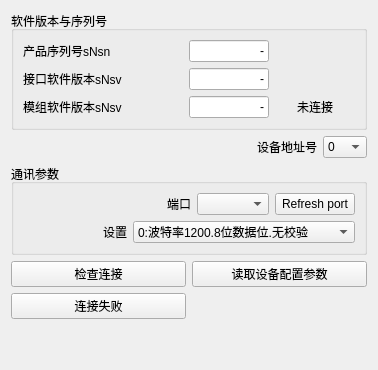
          <widget class="QWidget" name="tab_connect">
           <property name="enabled">
            <bool>true</bool>
           </property>
           <attribute name="title">
            <string>连接</string>
           </attribute>
           <layout class="QVBoxLayout" name="verticalLayout_95">
            <item>
             <layout class="QVBoxLayout" name="verticalLayout_4" stretch="2,1,2,2">
              <item>
               <widget class="QGroupBox" name="groupBox_Info">
                <property name="title">
                 <string>软件版本与序列号</string>
                </property>
                <layout class="QVBoxLayout" name="verticalLayout_3">
                 <item>
                  <layout class="QGridLayout" name="gridLayout" columnstretch="2,1,1">
                   <item row="0" column="0">
                    <widget class="QLabel" name="label_productNum">
                     <property name="text">
                      <string>产品序列号sNsn</string>
                     </property>
                    </widget>
                   </item>
                   <item row="0" column="1">
                    <widget class="QLineEdit" name="lineEdit_product">
                     <property name="text">
                      <string>-</string>
                     </property>
                     <property name="alignment">
                      <set>Qt::AlignRight|Qt::AlignTrailing|Qt::AlignVCenter</set>
                     </property>
                    </widget>
                   </item>
                   <item row="1" column="0">
                    <widget class="QLabel" name="label_interfaceVersion">
                     <property name="text">
                      <string>接口软件版本sNsv</string>
                     </property>
                    </widget>
                   </item>
                   <item row="1" column="1">
                    <widget class="QLineEdit" name="lineEdit_interfaceVersion">
                     <property name="text">
                      <string>-</string>
                     </property>
                     <property name="alignment">
                      <set>Qt::AlignRight|Qt::AlignTrailing|Qt::AlignVCenter</set>
                     </property>
                    </widget>
                   </item>
                   <item row="2" column="0">
                    <widget class="QLabel" name="label_modVersion">
                     <property name="text">
                      <string>模组软件版本sNsv</string>
                     </property>
                    </widget>
                   </item>
                   <item row="2" column="1">
                    <widget class="QLineEdit" name="lineEdit_modVersion">
                     <property name="text">
                      <string>-</string>
                     </property>
                     <property name="alignment">
                      <set>Qt::AlignRight|Qt::AlignTrailing|Qt::AlignVCenter</set>
                     </property>
                    </widget>
                   </item>
                   <item row="2" column="2">
                    <widget class="QLabel" name="label_deviceName">
                     <property name="text">
                      <string>未连接</string>
                     </property>
                     <property name="alignment">
                      <set>Qt::AlignCenter</set>
                     </property>
                    </widget>
                   </item>
                  </layout>
                 </item>
                </layout>
               </widget>
              </item>
              <item>
               <layout class="QHBoxLayout" name="horizontalLayout_4">
                <item>
                 <spacer name="horizontalSpacer_12">
                  <property name="orientation">
                   <enum>Qt::Horizontal</enum>
                  </property>
                  <property name="sizeType">
                   <enum>QSizePolicy::Expanding</enum>
                  </property>
                  <property name="sizeHint" stdset="0">
                   <size>
                    <width>40</width>
                    <height>20</height>
                   </size>
                  </property>
                 </spacer>
                </item>
                <item>
                 <widget class="QLabel" name="label_deviceID">
                  <property name="sizePolicy">
                   <sizepolicy hsizetype="Preferred" vsizetype="Fixed">
                    <horstretch>0</horstretch>
                    <verstretch>0</verstretch>
                   </sizepolicy>
                  </property>
                  <property name="text">
                   <string>设备地址号</string>
                  </property>
                  <property name="alignment">
                   <set>Qt::AlignRight|Qt::AlignTrailing|Qt::AlignVCenter</set>
                  </property>
                 </widget>
                </item>
                <item>
                 <widget class="QComboBox" name="comboBox_deviceID">
                  <property name="sizePolicy">
                   <sizepolicy hsizetype="Preferred" vsizetype="Fixed">
                    <horstretch>0</horstretch>
                    <verstretch>0</verstretch>
                   </sizepolicy>
                  </property>
                  <item>
                   <property name="text">
                    <string>0</string>
                   </property>
                  </item>
                  <item>
                   <property name="text">
                    <string>1</string>
                   </property>
                  </item>
                  <item>
                   <property name="text">
                    <string>2</string>
                   </property>
                  </item>
                  <item>
                   <property name="text">
                    <string>3</string>
                   </property>
                  </item>
                  <item>
                   <property name="text">
                    <string>4</string>
                   </property>
                  </item>
                  <item>
                   <property name="text">
                    <string>5</string>
                   </property>
                  </item>
                  <item>
                   <property name="text">
                    <string>6</string>
                   </property>
                  </item>
                  <item>
                   <property name="text">
                    <string>7</string>
                   </property>
                  </item>
                  <item>
                   <property name="text">
                    <string>8</string>
                   </property>
                  </item>
                  <item>
                   <property name="text">
                    <string>9</string>
                   </property>
                  </item>
                  <item>
                   <property name="text">
                    <string>10</string>
                   </property>
                  </item>
                  <item>
                   <property name="text">
                    <string>11</string>
                   </property>
                  </item>
                  <item>
                   <property name="text">
                    <string>12</string>
                   </property>
                  </item>
                  <item>
                   <property name="text">
                    <string>13</string>
                   </property>
                  </item>
                  <item>
                   <property name="text">
                    <string>14</string>
                   </property>
                  </item>
                  <item>
                   <property name="text">
                    <string>15</string>
                   </property>
                  </item>
                  <item>
                   <property name="text">
                    <string>16</string>
                   </property>
                  </item>
                  <item>
                   <property name="text">
                    <string>17</string>
                   </property>
                  </item>
                  <item>
                   <property name="text">
                    <string>18</string>
                   </property>
                  </item>
                  <item>
                   <property name="text">
                    <string>19</string>
                   </property>
                  </item>
                  <item>
                   <property name="text">
                    <string>20</string>
                   </property>
                  </item>
                 </widget>
                </item>
               </layout>
              </item>
              <item>
               <widget class="QGroupBox" name="groupBox_com">
                <property name="title">
                 <string>通讯参数</string>
                </property>
                <layout class="QVBoxLayout" name="verticalLayout_2">
                 <item>
                  <layout class="QHBoxLayout" name="horizontalLayout_2">
                   <item>
                    <spacer name="horizontalSpacer_29">
                     <property name="orientation">
                      <enum>Qt::Horizontal</enum>
                     </property>
                     <property name="sizeHint" stdset="0">
                      <size>
                       <width>40</width>
                       <height>20</height>
                      </size>
                     </property>
                    </spacer>
                   </item>
                   <item>
                    <widget class="QLabel" name="label_3">
                     <property name="text">
                      <string>端口</string>
                     </property>
                     <property name="alignment">
                      <set>Qt::AlignRight|Qt::AlignTrailing|Qt::AlignVCenter</set>
                     </property>
                    </widget>
                   </item>
                   <item>
                    <widget class="QComboBox" name="comboBox_port"/>
                   </item>
                   <item>
                    <widget class="QPushButton" name="pushButton_refreshPort">
                     <property name="text">
                      <string>Refresh port</string>
                     </property>
                    </widget>
                   </item>
                  </layout>
                 </item>
                 <item>
                  <layout class="QHBoxLayout" name="horizontalLayout_3" stretch="0,1,2">
                   <item>
                    <spacer name="horizontalSpacer_30">
                     <property name="orientation">
                      <enum>Qt::Horizontal</enum>
                     </property>
                     <property name="sizeHint" stdset="0">
                      <size>
                       <width>80</width>
                       <height>20</height>
                      </size>
                     </property>
                    </spacer>
                   </item>
                   <item>
                    <widget class="QLabel" name="label_4">
                     <property name="text">
                      <string>设置</string>
                     </property>
                     <property name="alignment">
                      <set>Qt::AlignRight|Qt::AlignTrailing|Qt::AlignVCenter</set>
                     </property>
                    </widget>
                   </item>
                   <item>
                    <widget class="QComboBox" name="comboBox_conf">
                     <item>
                      <property name="text">
                       <string>0:波特率1200.8位数据位.无校验</string>
                      </property>
                     </item>
                     <item>
                      <property name="text">
                       <string>1:波特率9600.8位数据位.无校验</string>
                      </property>
                     </item>
                     <item>
                      <property name="text">
                       <string>2:波特率19200.8位数据位.无校验</string>
                      </property>
                     </item>
                     <item>
                      <property name="text">
                       <string>3:波特率1200.7位数据位.偶校验</string>
                      </property>
                     </item>
                     <item>
                      <property name="text">
                       <string>4:波特率2400.7位数据位.偶校验</string>
                      </property>
                     </item>
                     <item>
                      <property name="text">
                       <string>5:波特率4800.7位数据位.偶校验</string>
                      </property>
                     </item>
                     <item>
                      <property name="text">
                       <string>6:波特率9600.7位数据位.偶校验</string>
                      </property>
                     </item>
                     <item>
                      <property name="text">
                       <string>7:波特率19200.7位数据位.偶校验</string>
                      </property>
                     </item>
                     <item>
                      <property name="text">
                       <string>8:波特率38400.8位数据位.无校验</string>
                      </property>
                     </item>
                     <item>
                      <property name="text">
                       <string>9:波特率38400.7位数据位.偶校验</string>
                      </property>
                     </item>
                     <item>
                      <property name="text">
                       <string>10:波特率115200.8位数据位.无校验</string>
                      </property>
                     </item>
                     <item>
                      <property name="text">
                       <string>11:波特率115200.7位数据位.偶校验</string>
                      </property>
                     </item>
                    </widget>
                   </item>
                  </layout>
                 </item>
                </layout>
               </widget>
              </item>
              <item>
               <layout class="QGridLayout" name="gridLayout_2">
                <item row="0" column="0">
                 <widget class="QPushButton" name="pushButton_checkConnect">
                  <property name="text">
                   <string>检查连接</string>
                  </property>
                 </widget>
                </item>
                <item row="0" column="1">
                 <widget class="QPushButton" name="pushButton_readDeviceConf">
                  <property name="text">
                   <string>读取设备配置参数</string>
                  </property>
                 </widget>
                </item>
                <item row="1" column="0">
                 <widget class="QPushButton" name="pushButton_conFailed">
                  <property name="text">
                   <string>连接失败</string>
                  </property>
                 </widget>
                </item>
               </layout>
              </item>
             </layout>
            </item>
            <item>
             <spacer name="verticalSpacer_15">
              <property name="orientation">
               <enum>Qt::Vertical</enum>
              </property>
              <property name="sizeHint" stdset="0">
               <size>
                <width>20</width>
                <height>40</height>
               </size>
              </property>
             </spacer>
            </item>
           </layout>
          </widget>
